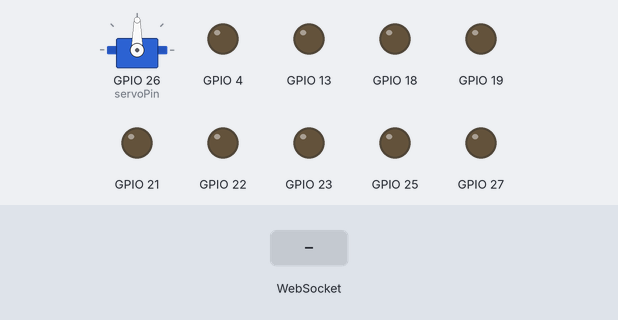
The sketch below on a simulated ESP32. Shown: servo, output pins drawn as LEDs (lit = HIGH). The inputs (shaded band) are chosen by the test bench. What the sketch prints to the serial monitor is not drawn.

Above: at 1.2 s.
1.3 s: WebSocket text "BTNF" received
At 2.3 s:
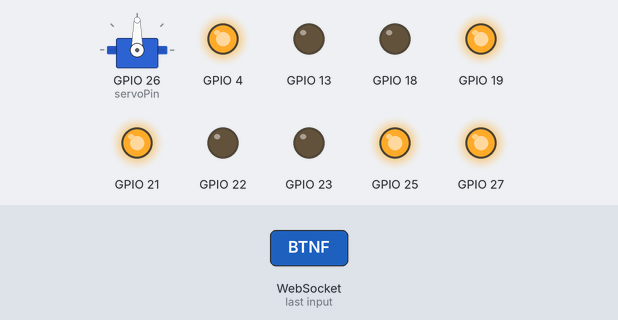
2.8 s: WebSocket text "BTNB" received
At 3.2 s:
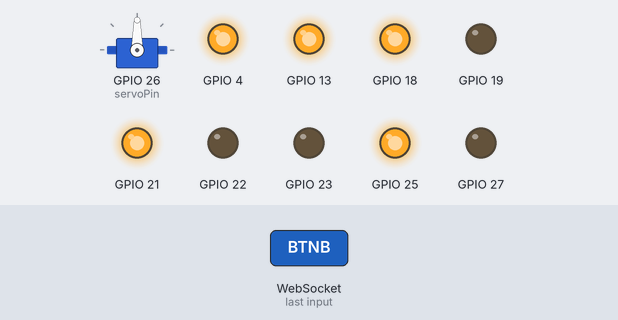
4.3 s: WebSocket text "BTNR" received
At 5.5 s:
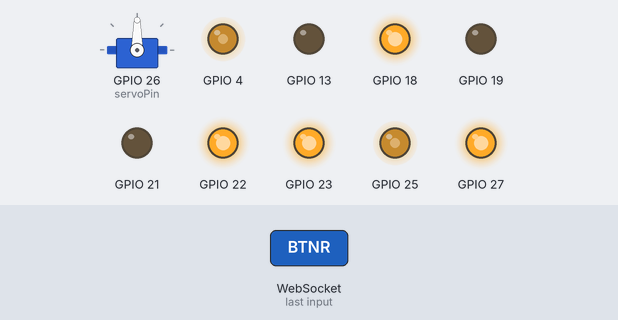
5.8 s: WebSocket text "BTNL" received
At 7.0 s:
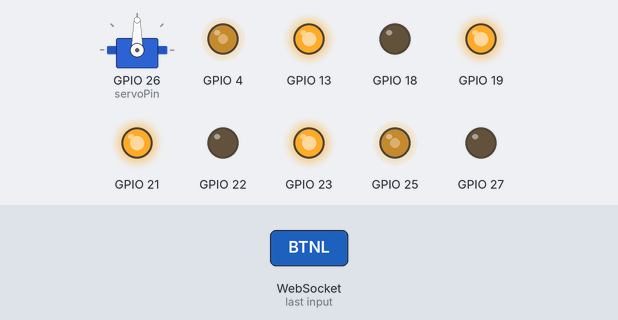
7.3 s: WebSocket text "S" received
At 7.9 s:
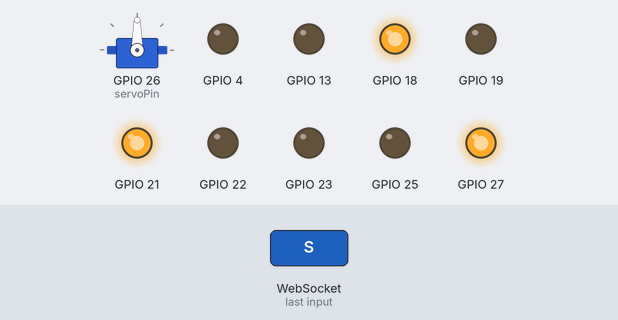
8.8 s: WebSocket text "BTNC" received
At 9.2 s:
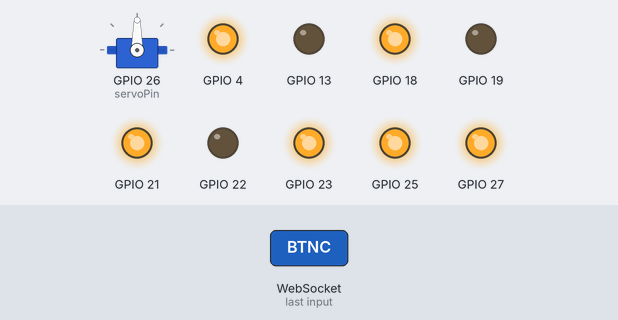
Timing chart, 0 to 11.3 s (numbered marks = the images above; inputs shaded):
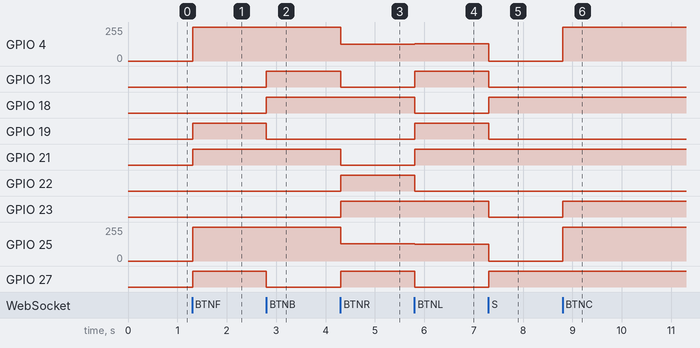

Measured:
- after the input at 1.3 s, GPIO 4, GPIO 25: 0/255 → 255/255 at once; GPIO 19, GPIO 21, GPIO 27: LOW → HIGH at once
- after the input at 2.8 s, GPIO 13, GPIO 18: LOW → HIGH at once; GPIO 19, GPIO 27: HIGH → LOW at once
- after the input at 4.3 s, GPIO 4: 255/255 → 126/255 at once; GPIO 13, GPIO 21: HIGH → LOW at once; GPIO 22, GPIO 23, GPIO 27: LOW → HIGH at once; GPIO 25: 255/255 → 128/255 at once
- after the input at 5.8 s, GPIO 4: 126/255 → 128/255 at once; GPIO 13, GPIO 19, GPIO 21: LOW → HIGH at once; GPIO 18, GPIO 22, GPIO 27: HIGH → LOW at once; GPIO 25: 128/255 → 126/255 at once
- after the input at 7.3 s, GPIO 4: 128/255 → 0/255 at once; GPIO 13, GPIO 19, GPIO 23: HIGH → LOW at once; GPIO 18, GPIO 27: LOW → HIGH at once; GPIO 25: 126/255 → 0/255 at once
- after the input at 8.8 s, GPIO 4, GPIO 25: 0/255 → 255/255 at once; GPIO 23: LOW → HIGH at once

The sketch:

esp32.ino
```cpp
// ====== 基本函式庫與專案模組 ======
// 功能：Wi-Fi AP、HTTP 伺服器、WebSocket、網頁內容、全向輪控制、伺服機控制
// 常見問題：編譯失敗 → 確認已安裝 ESP32 與 ESP32Servo 套件
#include <WiFi.h>
#include <WebServer.h>
#include <WebSocketsServer.h>
#include "web.h"
#include "omni.h"
#include <ESP32Servo.h>

// ====== AP Wi-Fi 設定 ======
// 功能：設定主控板作為 AP 熱點
// 可能問題：手機搜不到 SSID → 檢查是否已上電與 AP 模式是否啟動
const char* WIFI_SSID = "CAR_1";
const char* WIFI_PASS = "12345678";

// ====== 伺服器與通訊 ======
// 功能：HTTP(80) 提供控制頁，WebSocket(81) 接收控制指令
// 可能問題：按鈕無反應 → 確認前端連到 81 埠、無防火牆阻擋
WebServer server(80);
WebSocketsServer ws(81);
IPAddress IP;

// ====== 相機伺服機 ======
// 功能：控制鏡頭左右轉
// 可能問題：伺服不動 → 檢查 5V 供電、GND 共地、PWM 腳位 26 是否正確
Servo camservo;
const int servoPin = 26;   // servo PWM 腳位
unsigned long lastMove = 0; // 上次移動時間
int deg = 90;               // 伺服角度初值

// ====== 馬達與 PWM 腳位 ======
// 功能：三顆全向輪驅動腳位定義
// 可能問題：方向相反 → 調整正負號或交換 IN1/IN2 腳位
#define LED_PIN 2
#define PWM1_PIN 14
#define PWM2_PIN 15
#define motor1IN1 18
#define motor1IN2 19
#define motor2IN1 21
#define motor2IN2 22
#define motor3IN1 27
#define motor3IN2 13
#define motor1PWM 25
#define motor2PWM 23
#define motor3PWM 4

// ====== 網路參數與全向輪物件 ======
// 功能：AP 固定 IP、攝影機 IP、全向輪參數設定
// 可能問題：看不到影像 → 確認 `camIP` 與攝影機實際 IP 相同
static int last_order;
IPAddress local_ip(192, 168, 4, 1);
IPAddress gateway(192, 168, 4, 1);
IPAddress subnet(255, 255, 255, 0);
String camIP = "192.168.4.20";
Omni3 robot(5.8, 12.49,                       // R, L
            motor2PWM, motor2IN1, motor2IN2,  // pwm1, dir1_1, dir1_2
            motor3PWM, motor3IN1, motor3IN2,  // pwm2, dir2_1, dir2_2
            motor1PWM, motor1IN1, motor1IN2,  // pwm3, dir3_1, dir3_2
            255);                             // pwmMax

// ====== HTTP 首頁 ======
// 功能：回傳控制頁 HTML，並把 CAM IP 塞入頁面
// 可能問題：頁面空白 → 確認 `web.h` 的 PAGE_HTML 是否正確
void handleRoot() {
  String page = PAGE_HTML;
  page.replace("%CAM_IP%", camIP);
  server.send(200, "text/html", page);
}


// ====== WebSocket 事件處理 ======
// 功能：接收前端按鈕指令並控制車體/鏡頭
// 可能問題：控制無反應 → 檢查前端送出的字串是否與此處一致
void wsEvent(uint8_t num, WStype_t type, uint8_t* payload, size_t len) {
  if (type != WStype_TEXT) return;
  String msg = (char*)payload;
  //if ((last_order - millis()) < 2000) {
  Serial.printf("%s \n",msg);
    if (msg == "BTNF") {
      Serial.printf("F");
      robot.drive(-150, 0, 0);
    } else if (msg == "BTNB") {
      Serial.printf("B");
      robot.drive(150, 0, 0);
    } else if (msg == "BTNR") {
      Serial.printf("R");
      robot.drive(1, -200, 0);
    } else if (msg == "BTNL") {
      Serial.printf("L");
      robot.drive(1, 200, 0);
    } else if (msg == "S") {
      Serial.printf("Stop");
      robot.drive(0, 0, 0);
    } else if (msg == "BTNC") {
      robot.drive(0, 0, 10);
    } else if (msg == "BTNCC") {
      robot.drive(0, 0, -10);
    } else if (msg == "BTNCamR"){
      spin_cam(1);
    } else if (msg == "BTNCamL"){
      spin_cam(-1);
    }
    last_order = millis();
}

// ====== 啟動 AP ======
// 功能：啟動 ESP32 AP 並設定固定 IP
// 可能問題：手機連不上 → 確認密碼至少 8 碼、網路名稱無特殊字元
void connectWiFi() {
  WiFi.softAPConfig(local_ip, gateway, subnet);
  WiFi.softAP(WIFI_SSID, WIFI_PASS);
  IP = WiFi.softAPIP();
  Serial.printf("AP activate!  IP = %s\n", IP.toString().c_str());
}

// ====== 伺服鏡頭轉動 ======
// 功能：依方向逐步改變伺服角度
// 可能問題：角度卡死或抖動 → 增加更新間隔或限制角度範圍
void spin_cam(int dir) {
  if (millis() - lastMove > 20) {
    lastMove = millis();
    camservo.write(deg);
    deg+=dir;
    if (deg >= 150) deg = 0;
    if (deg <= 30) deg = 0;
  }
}
// ====== 初始化 ======
// 功能：序列埠、AP、HTTP/WS、伺服機初始化
// 可能問題：伺服無法動作 → 檢查 attach 腳位與脈寬設定
void setup() {
  Serial.begin(115200);
  connectWiFi();
  server.on("/", handleRoot);
  server.begin();
  ws.begin();
  ws.onEvent(wsEvent);
  camservo.setPeriodHertz(50);           // 50Hz
  camservo.attach(servoPin, 500, 2500);  // min/max 脈寬(微秒)，可微調
}

// ====== 主迴圈 ======
// 功能：維持 HTTP 與 WebSocket 服務
// 可能問題：控制延遲 → 減少 loop 內 delay 或降低送包頻率
void loop() {
  server.handleClient();
  ws.loop();
  delay(10);
}
```

omni.cpp
```cpp
#include "omni.h"

// ====== 建構式 ======
// 功能：設定輪子參數、腳位與 PWM 上限
// 可能問題：馬達不轉 → 確認 PWM/方向腳位接線與 pinMode

Omni3::Omni3(float R, float L,
             uint8_t pwm1, uint8_t dir1_1, uint8_t dir1_2,
             uint8_t pwm2, uint8_t dir2_1, uint8_t dir2_2,
             uint8_t pwm3, uint8_t dir3_1, uint8_t dir3_2,
             uint8_t pwmMax) {
  _R = R;
  __L = L;
  _pwm[0] = pwm1;
  _pwm[1] = pwm2;
  _pwm[2] = pwm3;
  _dir[0][0] = dir1_1;
  _dir[0][1] = dir1_2;
  _dir[1][0] = dir2_1;
  _dir[1][1] = dir2_2;
  _dir[2][0] = dir3_1;
  _dir[2][1] = dir3_2;
  _pwmMax = pwmMax;

  for (int i = 0; i < 3; i++) {
    pinMode(_pwm[i], OUTPUT);
    for (int k = 0; k < 2; k++) {
      pinMode(_dir[i][k], OUTPUT);
    }
  }
}

// ====== 高階速度控制 ======
// 功能：把 Vx/Vy/W 轉成各輪速度並輸出
// 可能問題：移動方向怪異 → 檢查輪子編號與安裝方向
void Omni3::drive(float Vx, float Vy, float W) {
  float w[3];
  inverseKinematics(Vx, Vy, W, w);
  setWheelPWM(w[0], w[1], w[2]);
}

// ====== 逆運動學 ======
// 功能：底盤速度 → 三輪角速度
// 可能問題：速度比例不對 → 檢查 R(輪半徑)、L(幾何參數)
void Omni3::inverseKinematics(float Vx, float Vy, float W, float w[3]) {
  const float L = __L;
  const float R = _R;

  w[0] = (Vy + L * W) / R;
  w[1] = (-0.866f * Vx - 0.5f * Vy + L * W) / R;
  w[2] = (0.866f * Vx - 0.5f * Vy + L * W) / R;
}

// ====== 輪速 PWM 輸出 ======
// 功能：正負號決定方向，絕對值決定 PWM
// 可能問題：震動或忽快忽慢 → 檢查供電與 PWM 上限
void Omni3::setWheelPWM(float w1, float w2, float w3) {
  float w[3] = {w1,w2,w3};
  float peak = max(max(abs(w1),abs(w2)),abs(w3));
  if(peak > 1.0f){
    w[0] /= peak; w[1] /= peak; w[2] /= peak;
  }

  /* 2) 輸出 PWM */
  for(int i=0;i<3;i++){
    bool dir = (w[i] >= 0);
    analogWrite(_pwm[i], uint8_t(abs(w[i])*_pwmMax));
    digitalWrite(_dir[i][0], dir);
    digitalWrite(_dir[i][1], !dir);
  }
  Serial.printf("%.3f %.3f %.3f\n", w[0], w[1], w[2]);
}
```

omni.h
```cpp
/*  Omni3.h  ------------------------------------------------------------ */
// ====== 全向輪控制類別宣告 ======
// 功能：提供三輪全向底盤的運動學介面
// 可能問題：方向/速度不符合 → 調整輪子編號對應或檢查半徑/幾何參數
#pragma once
#include <Arduino.h>
class Omni3 {
public:
  Omni3(float R, float L,
            uint8_t pwm1, uint8_t dir1_1, uint8_t dir1_2,
            uint8_t pwm2, uint8_t dir2_1, uint8_t dir2_2,
            uint8_t pwm3, uint8_t dir3_1, uint8_t dir3_2,
            uint8_t pwmMax);

  /* ----- 高階控制 ----- */
  // 功能：以底盤座標速度控制
  // 可能問題：速度太慢/太快 → 調整 pwmMax 或輸入速度縮放
  void drive(float Vx, float Vy, float W);   // m/s, m/s, rad/s
  void forward(float spd)  { drive( spd, 0, 0); }
  void backward(float spd) { drive(-spd, 0, 0); }
  void right(float spd)    { drive( 0, -spd, 0); }
  void left(float spd)     { drive( 0,  spd, 0); }
  void rotate(float w)     { drive( 0, 0, w);    }
  void stop()              { setWheelPWM(0,0,0); }

private:
  /* ----- 內部 ----- */
  // 功能：運動學計算與 PWM 輸出
  // 可能問題：馬達抖動 → 檢查 PWM 頻率與馬達供電穩定度
  void inverseKinematics(float Vx, float Vy, float W, float w[3]);
  void setWheelPWM(float w1, float w2, float w3);

  float _R, __L;
  uint8_t _pwm[3];
  uint8_t _dir[3][2];
  uint8_t _pwmMax;
};
```

Source omitted: web.h (49486 bytes)
